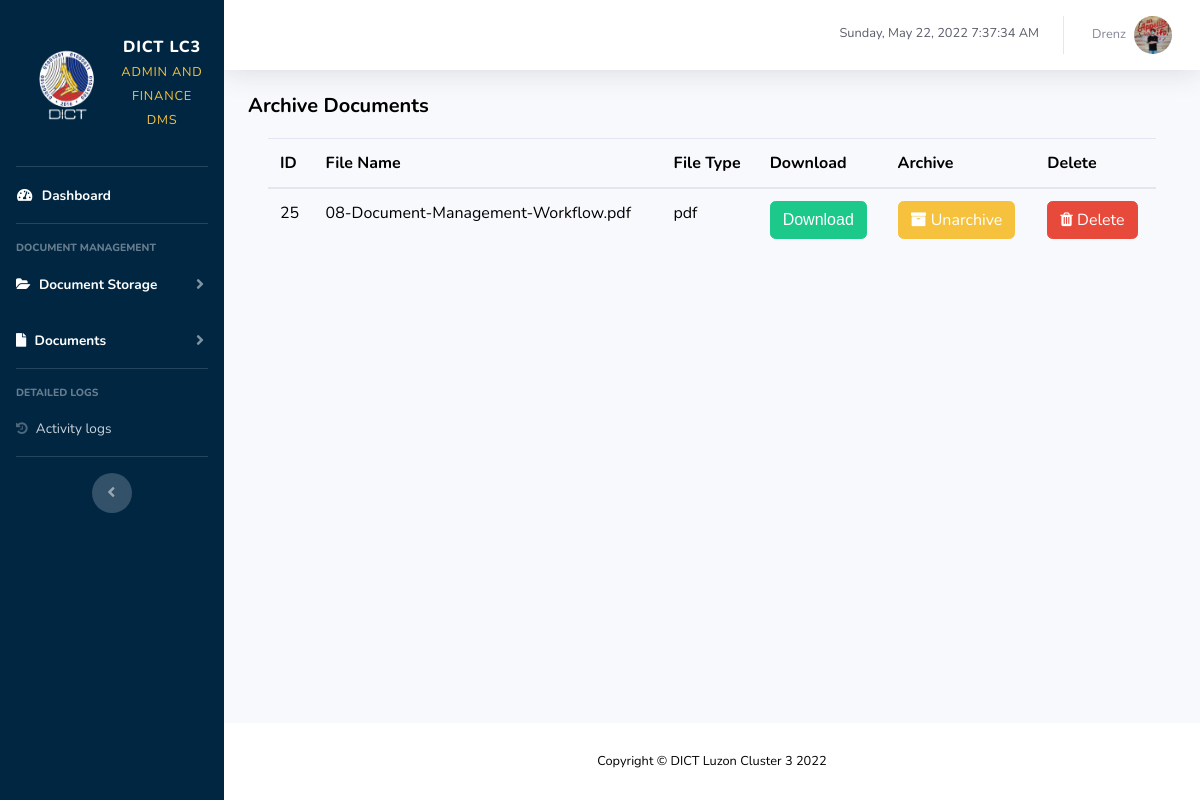
Page /users/finance/archive.php (signed in) on the earlier database version.
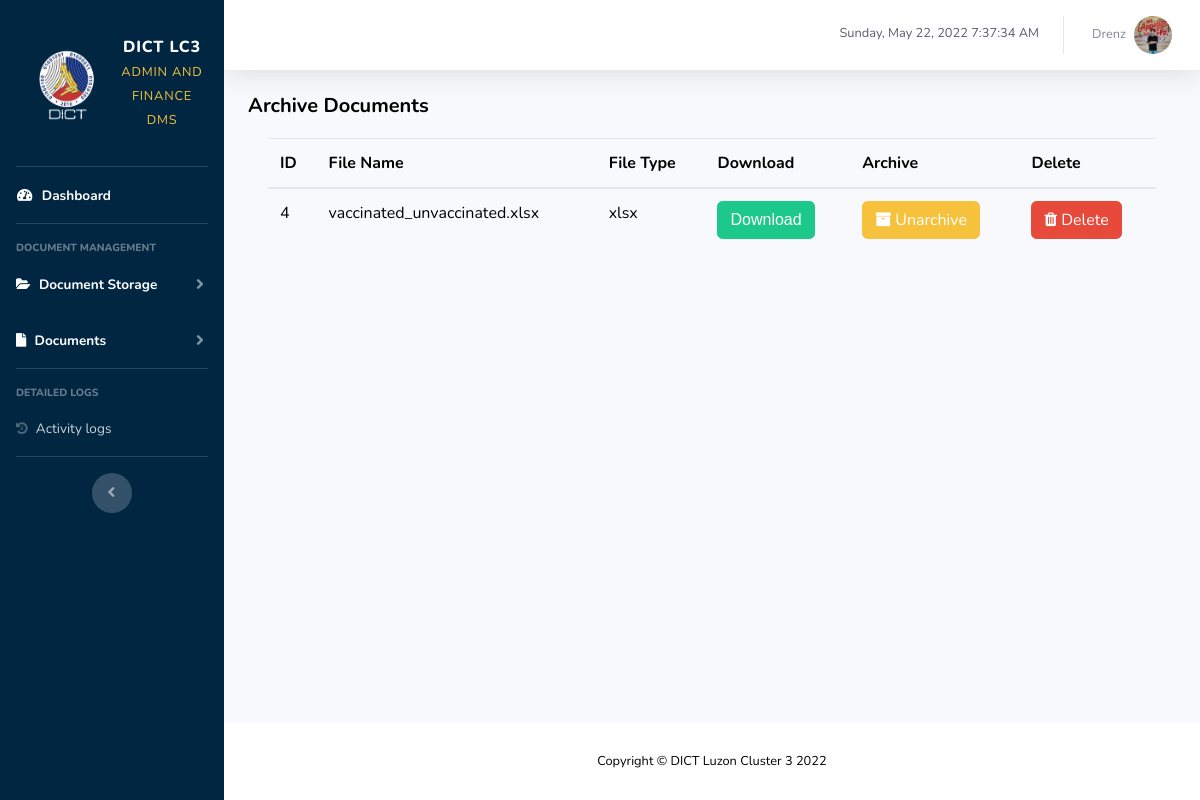
Same page on the later database version.
### tables this page shows
CREATE TABLE `filemanage` (
  `id` int(11) NOT NULL,
  `file` varchar(255) NOT NULL,
  `access` varchar(255) NOT NULL,
  `modified` varchar(255) NOT NULL,
  `created` varchar(255) NOT NULL,
  `contents` longtext NOT NULL,
  `Status` varchar(255) NOT NULL DEFAULT 'Display',
  `date_arc` varchar(255) NOT NULL DEFAULT '0',
  `addby` varchar(255) NOT NULL DEFAULT 'Admin'
);

### users/finance/archive.php (the view, shortened to what this page needs)
<?php
include('includes/header.php');
include('includes/navbar.php');
?>
<div class="container-fluid">
    <div class ="card-shadow-mb-4">
    <div class ="card-header-py-3">
        <h5 class ="m-0 font-weight-bold text-dark-100">Archive Documents</h5>
<div class="card-body">
<div class ="table-responsive">
<?php
$query = "SELECT * FROM filemanage where status='archive' ORDER BY id DESC";
$query_run = mysqli_query($connection, $query);
?>
<table  id="DataTableYepi" class = "table table-boardered" width="100%" cellspacing="0" style = "color:black">
 <thead>
    <tr>
    <th>ID</th>
        <th>File Name</th>
        <th>File Type</th>
        <th>Download</th>
        <th>Archive</th>
        <th>Delete</th>
    </tr>
 </thead>
 <tbody>
 <?php
 if(mysqli_num_rows($query_run) > 0)
 {
  while ($row = mysqli_fetch_assoc($query_run))
   {
    ?>
   <?php
                        $filename = $row['file'];
                        ?>
<?php
$docxfile = "lfupload/$filename";
?>
    <tr>
    <td> <?php echo $row['id']; ?> </td>
        <td> <?php echo $row['file']; ?> </td>
        <td> <?php
$path_info = pathinfo($docxfile);
echo $path_info['extension'];
?> </td>
       <td>
        <form action="Dl.php" method= "post">
        <button type ="submit" name="edit_btn" class = "btn btn-success">Download</button>
        </form>
        </td>
        <td><a href="code.php?unarchive=<?php echo $row['id'];?>" class='btn btn-warning arc-btn'><i class="fa fa-archive" aria-hidden="true"></i> Unarchive</a></td>
        <td><a href="code.php?delete5=<?php echo $row['id'];?>" class='btn btn-danger arc-btn1'><i   class="fa fa-trash" aria-hidden="true"></i> Delete</a></td>
    </tr>
     <?php
  }
 }
 else{
  echo "NO RECORD FOUND";
 }
 ?>
 </tbody>
</table>
</div>
</div>
</div>
</div>
</div>
</div>
<?php
include('includes/footer.php');
?>

Differences in the rows shown:
no longer on this page (row edited): filemanage: id "25", file "08-Document-Management-Workflow.pdf", access "pdf"
added filemanage: id "4", file "vaccinated_unvaccinated.xlsx", access "xlsx"
